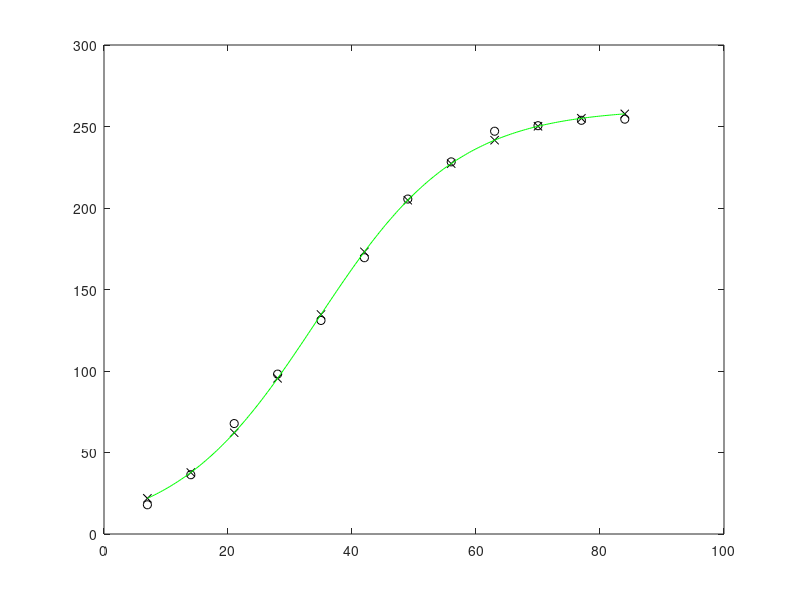
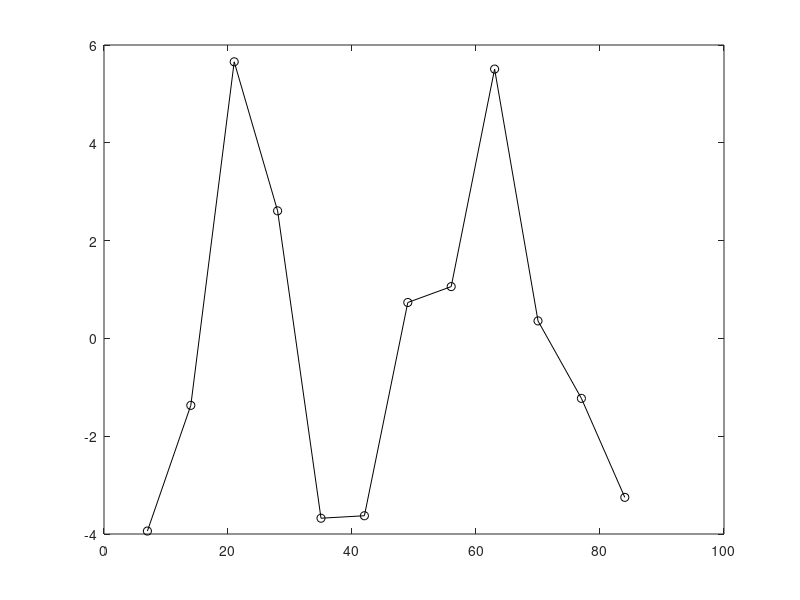

MATLAB code to generate these figures, in order:
clear all
close all
more off
format short e 
rand('twister',sum(100*clock))

%% begin msli tex 
%% loglets for web 2.0
%% \[
%% p(t) = \frac{\kappa}{1 + \exp\left(\frac{\log_e(81)}{-\alpha} (t - \beta)\right)}
%% \]

%% \[
%% p(t) = \frac{k}{1 + \exp\left(\frac{\log_e(81)}{-a} (t - b)\right)}
%% \]

%% note that alpha = 0 could be numerical issue 

loglet = @(t,a,k,b)( (k ./ (1 + exp( -1.0 .*(log(81)./a) .* (t - b)))))

randnum = @(low,high) ( (high - low).* rand() + low)

%% REMEMBER to set number loglets 


load sunx.txt
load suny.txt


% Parameters:
%   Estimate Std. Error t value Pr(>|t|)    
% k 261.0397     2.6360   99.03 5.54e-15 ***
% a  50.1036     1.7181   29.16 3.20e-10 ***
% b  34.2734     0.4594   74.61 7.06e-14 ***
% ---
% Signif. codes:  0 '***' 0.001 '**' 0.01 '*' 0.05 '.' 0.1 ' ' 1 

% Residual standard error: 3.757 on 9 degrees of freedom

% Number of iterations to convergence: 5 
% Achieved convergence tolerance: 3.055e-06 

sunfit = loglet(sunx,50.1036,261.0397,34.2734);
x = linspace(min(sunx),max(sunx),256);
y = loglet(x,50.1036,261.0397,34.2734);

res = suny - sunfit;
res2 = res.^2
sumres2 = sum(res2)

chi2 = sum(res2 ./ sunfit)






hold off
plot(sunx,suny,'ok')
hold
plot(sunx,sunfit,'xk')
plot(x,y,'-g')

%% end msli tex


figure(2)
plot(sunx,res,'-ok')




